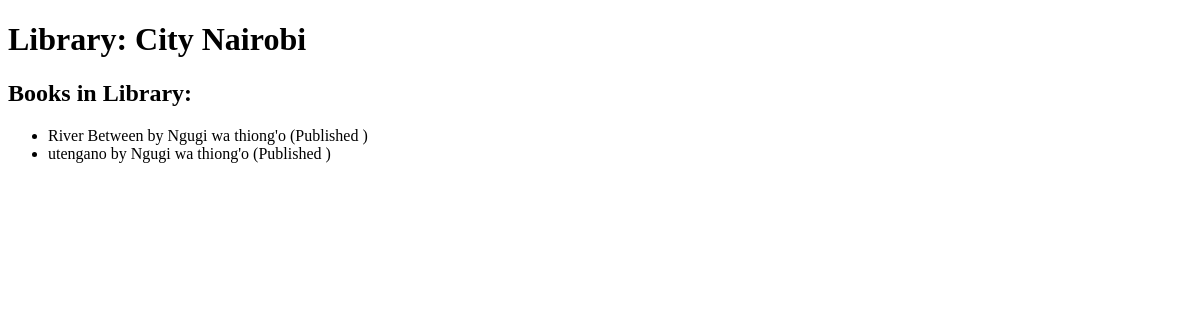
/relationship/library/2/, run on an earlier commit of the app's database.
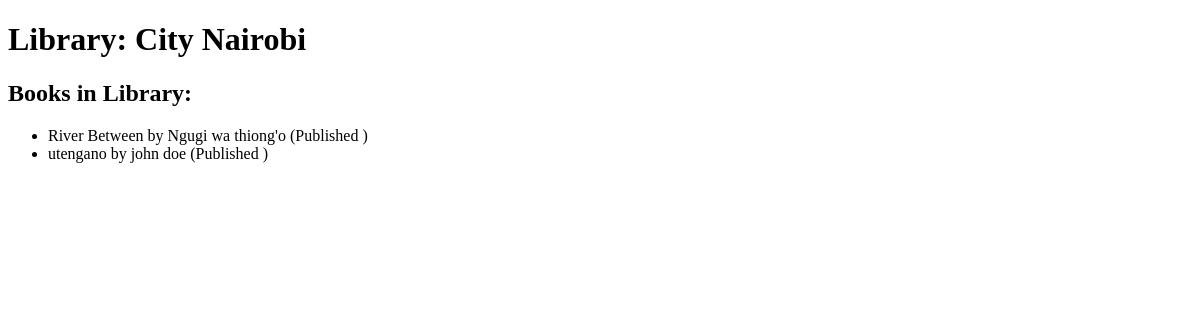
And on a later commit of the database.
### relationship_app/models.py (models this page shows, shortened)
class Book(models.Model):
    title = models.CharField(max_length=200)
    author = models.ForeignKey(Author, on_delete=models.CASCADE, related_name="books")

class Author(models.Model):
    name = models.CharField(max_length=200)

### relationship_app/views.py (the view)
# urls.py: path('library/<int:pk>/', LibraryDetailView.as_view(), name='library_detail'),
class LibraryDetailView(DetailView):
    model = Library
    template_name = 'library_detail.html'
    def get_context_data(self, **kwargs):
        context = super().get_context_data(**kwargs)
        context['books'] = self.object.books.all()
        return context

### templates/library_detail.html (shortened to what this page needs)
<!DOCTYPE html>
<html lang="en">
<head>
</head>
<body>
    <h1>Library: {{ library.name }}</h1>
    <h2>Books in Library:</h2>
    <ul>
        {% for book in library.books.all %}
        <li>{{ book.title }} by {{ book.author.name }} (Published {{ book.publication_year }})</li>
        {% endfor %}
    </ul>
</body>
</html>

What changed in the data, as far as the page shows it:
changed Book "utengano": author.name "Ngugi wa thiong'o" → "john doe"
